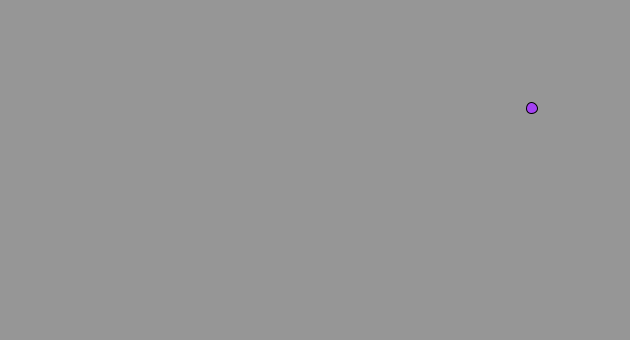
Frame 1 (no input)
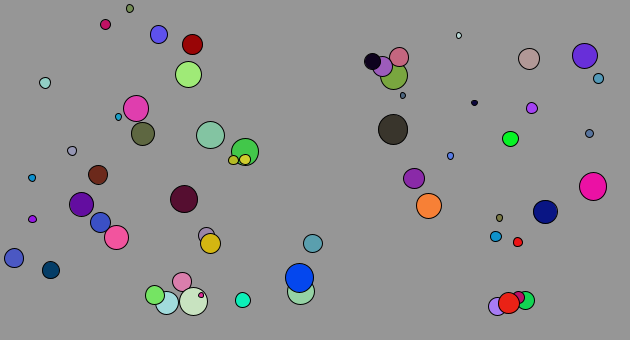
Frame 60 (the mouse pressed at the canvas centre just before this capture)
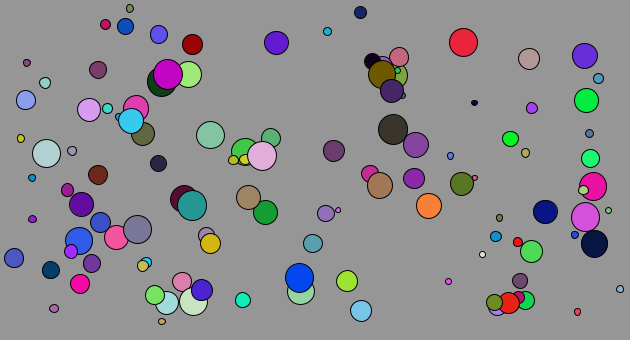
Frame 120 (the mouse held since frame 60 and released just before this capture)

The Processing sketch that drew these frames (run headless with seeded random() and noise(); from frame 60 on, the mouse is pressed at the canvas centre):

// Processing sketch: circle_painting
// ── circle_painting.pde
float circleX;
float circleY;
float circleW;

void  setup() {
 size(630, 340);
 background(150);
}

void  draw() {
  float red, green, blue;

  red = random(255);
  green = random(255);
  blue = random(255);

  fill(red, green, blue);

  circleW = random(5, 30);
  circleX = random(circleW / 2, width - circleW);
  circleY = random(circleW / 2, height - circleW);

  ellipse(circleX, circleY, circleW, circleW);
}

void  mouseClicked() {
  if (mouseButton == LEFT)
    background(random(150));
}
